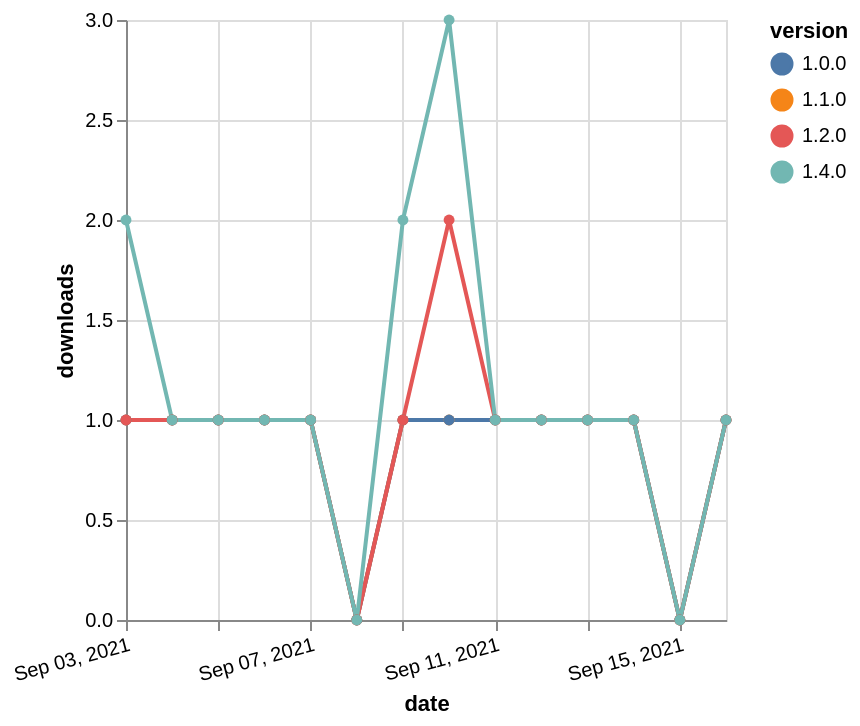

Source (Vega-Lite JSON):
### Vega-Lite specification from a JSON file in a GitHub repository (floating-point values rounded to 4 significant figures)
{"$schema": "https://vega.github.io/schema/vega-lite/v5.json", "description": "A simple bar chart with embedded data.", "data": {"values": [{"date": "2021-09-03", "total": 138, "delta": 1, "version": "1.1.0"}, {"date": "2021-09-04", "total": 139, "delta": 1, "version": "1.1.0"}, {"date": "2021-09-05", "total": 140, "delta": 1, "version": "1.1.0"}, {"date": "2021-09-06", "total": 141, "delta": 1, "version": "1.1.0"}, {"date": "2021-09-07", "total": 142, "delta": 1, "version": "1.1.0"}, {"date": "2021-09-08", "total": 142, "delta": 0, "version": "1.1.0"}, {"date": "2021-09-09", "total": 143, "delta": 1, "version": "1.1.0"}, {"date": "2021-09-10", "total": 144, "delta": 1, "version": "1.1.0"}, {"date": "2021-09-11", "total": 145, "delta": 1, "version": "1.1.0"}, {"date": "2021-09-12", "total": 146, "delta": 1, "version": "1.1.0"}, {"date": "2021-09-13", "total": 147, "delta": 1, "version": "1.1.0"}, {"date": "2021-09-14", "total": 148, "delta": 1, "version": "1.1.0"}, {"date": "2021-09-15", "total": 148, "delta": 0, "version": "1.1.0"}, {"date": "2021-09-16", "total": 149, "delta": 1, "version": "1.1.0"}, {"date": "2021-09-03", "total": 142, "delta": 1, "version": "1.0.0"}, {"date": "2021-09-04", "total": 143, "delta": 1, "version": "1.0.0"}, {"date": "2021-09-05", "total": 144, "delta": 1, "version": "1.0.0"}, {"date": "2021-09-06", "total": 145, "delta": 1, "version": "1.0.0"}, {"date": "2021-09-07", "total": 146, "delta": 1, "version": "1.0.0"}, {"date": "2021-09-08", "total": 146, "delta": 0, "version": "1.0.0"}, {"date": "2021-09-09", "total": 147, "delta": 1, "version": "1.0.0"}, {"date": "2021-09-10", "total": 148, "delta": 1, "version": "1.0.0"}, {"date": "2021-09-11", "total": 149, "delta": 1, "version": "1.0.0"}, {"date": "2021-09-12", "total": 150, "delta": 1, "version": "1.0.0"}, {"date": "2021-09-13", "total": 151, "delta": 1, "version": "1.0.0"}, {"date": "2021-09-14", "total": 152, "delta": 1, "version": "1.0.0"}, {"date": "2021-09-15", "total": 152, "delta": 0, "version": "1.0.0"}, {"date": "2021-09-16", "total": 153, "delta": 1, "version": "1.0.0"}, {"date": "2021-09-03", "total": 163, "delta": 1, "version": "1.2.0"}, {"date": "2021-09-04", "total": 164, "delta": 1, "version": "1.2.0"}, {"date": "2021-09-05", "total": 165, "delta": 1, "version": "1.2.0"}, {"date": "2021-09-06", "total": 166, "delta": 1, "version": "1.2.0"}, {"date": "2021-09-07", "total": 167, "delta": 1, "version": "1.2.0"}, {"date": "2021-09-08", "total": 167, "delta": 0, "version": "1.2.0"}, {"date": "2021-09-09", "total": 168, "delta": 1, "version": "1.2.0"}, {"date": "2021-09-10", "total": 170, "delta": 2, "version": "1.2.0"}, {"date": "2021-09-11", "total": 171, "delta": 1, "version": "1.2.0"}, {"date": "2021-09-12", "total": 172, "delta": 1, "version": "1.2.0"}, {"date": "2021-09-13", "total": 173, "delta": 1, "version": "1.2.0"}, {"date": "2021-09-14", "total": 174, "delta": 1, "version": "1.2.0"}, {"date": "2021-09-15", "total": 174, "delta": 0, "version": "1.2.0"}, {"date": "2021-09-16", "total": 175, "delta": 1, "version": "1.2.0"}, {"date": "2021-09-03", "total": 112, "delta": 2, "version": "1.4.0"}, {"date": "2021-09-04", "total": 113, "delta": 1, "version": "1.4.0"}, {"date": "2021-09-05", "total": 114, "delta": 1, "version": "1.4.0"}, {"date": "2021-09-06", "total": 115, "delta": 1, "version": "1.4.0"}, {"date": "2021-09-07", "total": 116, "delta": 1, "version": "1.4.0"}, {"date": "2021-09-08", "total": 116, "delta": 0, "version": "1.4.0"}, {"date": "2021-09-09", "total": 118, "delta": 2, "version": "1.4.0"}, {"date": "2021-09-10", "total": 121, "delta": 3, "version": "1.4.0"}, {"date": "2021-09-11", "total": 122, "delta": 1, "version": "1.4.0"}, {"date": "2021-09-12", "total": 123, "delta": 1, "version": "1.4.0"}, {"date": "2021-09-13", "total": 124, "delta": 1, "version": "1.4.0"}, {"date": "2021-09-14", "total": 125, "delta": 1, "version": "1.4.0"}, {"date": "2021-09-15", "total": 125, "delta": 0, "version": "1.4.0"}, {"date": "2021-09-16", "total": 126, "delta": 1, "version": "1.4.0"}]}, "width": "container", "mark": {"type": "line", "point": {"filled": true}}, "encoding": {"x": {"field": "date", "type": "temporal", "timeUnit": "yearmonthdate", "title": "date", "axis": {"labelAngle": -15}}, "y": {"field": "delta", "type": "quantitative", "title": "downloads"}, "color": {"field": "version", "type": "nominal"}, "tooltip": {"field": "delta"}}}
